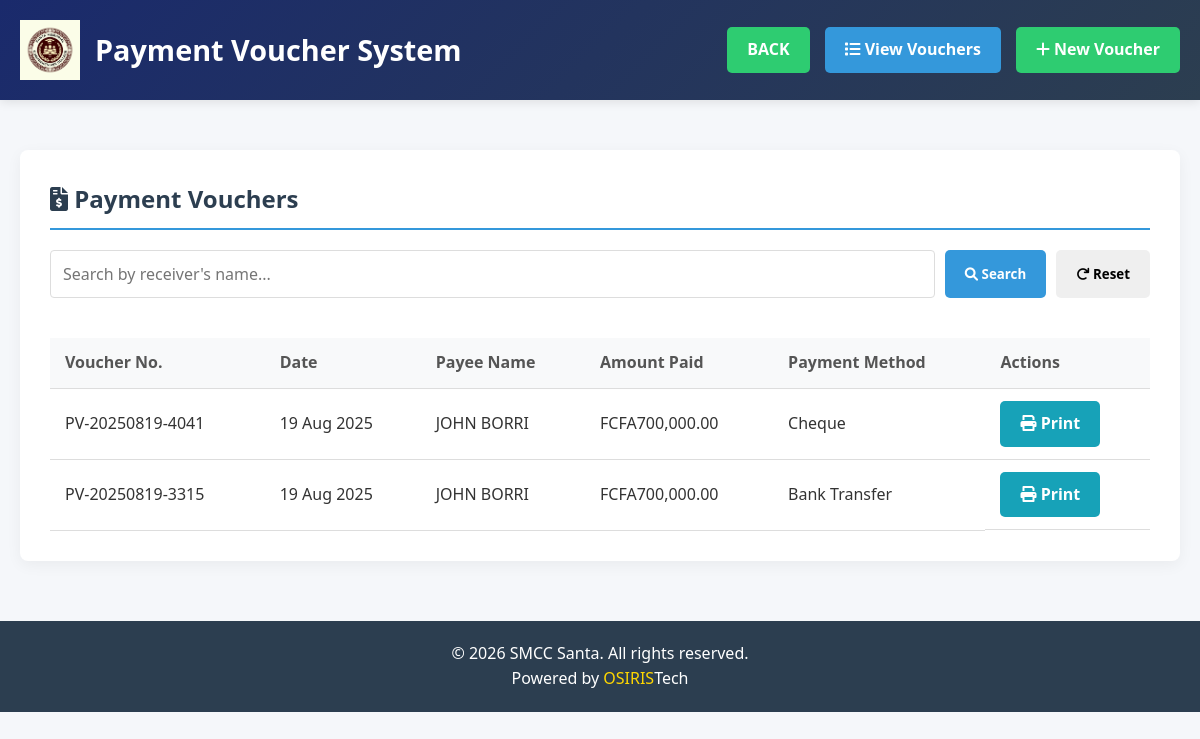
The app's page /view_vouchers.php with its own data.
### tables this page shows
CREATE TABLE `payment_vouchers` (
  `id` int(11) NOT NULL,
  `organization_name` varchar(255) NOT NULL,
  `address` varchar(255) NOT NULL,
  `contact` varchar(255) NOT NULL,
  `payment_voucher_no` varchar(50) NOT NULL,
  `date` date NOT NULL,
  `payee_name` varchar(255) NOT NULL,
  `payee_address` varchar(255) NOT NULL,
  `payee_contact` varchar(255) NOT NULL,
  `description` text NOT NULL,
  `payment_method` enum('Cash','Cheque','Bank Transfer','Mobile Money') NOT NULL,
  `account_details` varchar(255) DEFAULT NULL,
  `total_due_amount` decimal(10,2) NOT NULL,
  `total_amount_paid` decimal(10,2) NOT NULL,
  `balance_due` decimal(10,2) NOT NULL,
  `authorized_by` varchar(255) NOT NULL,
  `designation` varchar(255) NOT NULL,
  `approved_by` varchar(255) NOT NULL,
  `designation_approved` varchar(255) NOT NULL,
  `received_by` varchar(255) NOT NULL,
  `designation_received` varchar(255) NOT NULL,
  `remarks` text DEFAULT NULL,
  `created_at` timestamp NOT NULL DEFAULT current_timestamp()
);

### view_vouchers.php (the view, shortened to what this page needs)
<?php
require 'db.php';
?>
<!DOCTYPE html>
<html lang="en">
<head>
    <link rel="stylesheet" href="https://cdnjs.cloudflare.com/ajax/libs/font-awesome/6.0.0/css/all.min.css">
</head>
<body>
    <header>
        <div class="header-content">
            <div class="logo-container">
                <img src="joys.jpg" alt="Organization Logo" class="logo">
                <h1>Payment Voucher System</h1>
            </div>
            <div class="nav-buttons">
                <a href="payment_voucher.php" class="btn btn-success"> BACK</a>
                <a href="view_vouchers.php" class="btn btn-primary"><i class="fas fa-list"></i> View Vouchers</a>
                <a href="payment_voucher.php" class="btn btn-success"><i class="fas fa-plus"></i> New Voucher</a>
            </div>
        </div>
    </header>
    <div class="container">
        <div class="card">
            <h2 class="card-title"><i class="fas fa-file-invoice-dollar"></i> Payment Vouchers</h2>
            <div class="search-container">
                <input type="text" id="searchInput" class="search-input" placeholder="Search by receiver's name...">
                <button id="searchBtn" class="btn btn-primary"><i class="fas fa-search"></i> Search</button>
                <button id="resetBtn" class="btn"><i class="fas fa-redo"></i> Reset</button>
            </div>
            <div class="table-container">
                <table id="vouchersTable">
                    <thead>
                        <tr>
                            <th>Voucher No.</th>
                            <th>Date</th>
                            <th>Payee Name</th>
                            <th>Amount Paid</th>
                            <th>Payment Method</th>
                            <th>Actions</th>
                        </tr>
                    </thead>
                    <tbody>
                        <?php
                        $stmt = $pdo->query("SELECT * FROM payment_vouchers ORDER BY created_at DESC");
                        if ($stmt->rowCount() > 0) {
                            while ($row = $stmt->fetch(PDO::FETCH_ASSOC)) {
                                echo '<tr>';
                                echo '<td>' . htmlspecialchars($row['payment_voucher_no']) . '</td>';
                                echo '<td>' . date('d M Y', strtotime($row['date'])) . '</td>';
                                echo '<td>' . htmlspecialchars($row['payee_name']) . '</td>';
                                echo '<td>FCFA' . number_format($row['total_amount_paid'], 2) . '</td>';
                                echo '<td>' . htmlspecialchars($row['payment_method']) . '</td>';
                                echo '<td class="action-buttons">';
                                echo '<a href="generate_receipt.php?id=' . $row['id'] . '" class="btn btn-info" target="_blank"><i class="fas fa-print"></i> Print</a>';
                                echo '</td>';
                                echo '</tr>';
                            }
                        } else {
                            echo '<tr><td colspan="6" style="text-align: center;">No payment vouchers found</td></tr>';
                        }
                        ?>
                    </tbody>
                </table>
            </div>
        </div>
    </div>
   <footer>
        <p>&copy; <?= date('Y') ?> SMCC Santa. All rights reserved.</p>
        <p>Powered by <span style="color:gold">OSIRIS</span>Tech</p>
    </footer>
</body>
</html>

### view_vouchers.php (style rules this page uses)
* { margin: 0; padding: 0; box-sizing: border-box; font-family: 'Segoe UI', Tahoma, Geneva, Verdana, sans-serif; }
body { background-color: #f5f7fa; color: #333; line-height: 1.6; }
.container { max-width: 1200px; margin: 0 auto; padding: 20px; }
header { background: linear-gradient(135deg, #1a2a6c, #2c3e50); color: white; padding: 20px 0; box-shadow: 0 2px 10px rgba(0,0,0,0.1); }
.header-content { display: flex; justify-content: space-between; align-items: center; max-width: 1200px; margin: 0 auto; padding: 0 20px; }
.logo-container { display: flex; align-items: center; }
.logo { height: 60px; margin-right: 15px; }
h1 { font-size: 1.8rem; font-weight: 600; }
.nav-buttons { display: flex; gap: 15px; }
.btn { padding: 10px 20px; border: none; border-radius: 5px; cursor: pointer; font-weight: 600; transition: all 0.3s ease; text-decoration: none; display: inline-block; }
.btn-primary { background-color: #3498db; color: white; }
.btn-success { background-color: #2ecc71; color: white; }
.btn-info { background-color: #17a2b8; color: white; }
.card { background: white; border-radius: 8px; box-shadow: 0 4px 15px rgba(0,0,0,0.05); padding: 30px; margin-top: 30px; }
.card-title { font-size: 1.5rem; margin-bottom: 20px; color: #2c3e50; border-bottom: 2px solid #3498db; padding-bottom: 10px; }
.search-container { display: flex; margin-bottom: 20px; gap: 10px; }
.search-input { flex-grow: 1; padding: 12px; border: 1px solid #ddd; border-radius: 4px; font-size: 1rem; }
.table-container { overflow-x: auto; }
table { width: 100%; border-collapse: collapse; margin-top: 20px; }
th, td { padding: 12px 15px; text-align: left; border-bottom: 1px solid #ddd; }
th { background-color: #f8f9fa; font-weight: 600; color: #555; }
.action-buttons { display: flex; gap: 8px; }
footer { background-color: #2c3e50; color: white; text-align: center; padding: 20px 0; margin-top: 40px; }

### records on screen
payment_vouchers: payment_voucher_no "PV-20250819-4041", date "19 Aug 2025", payee_name "JOHN BORRI", total_amount_paid "700,000.00", payment_method "Cheque"
payment_vouchers: payment_voucher_no "PV-20250819-3315", date "19 Aug 2025", payee_name "JOHN BORRI", total_amount_paid "700,000.00", payment_method "Bank Transfer"
